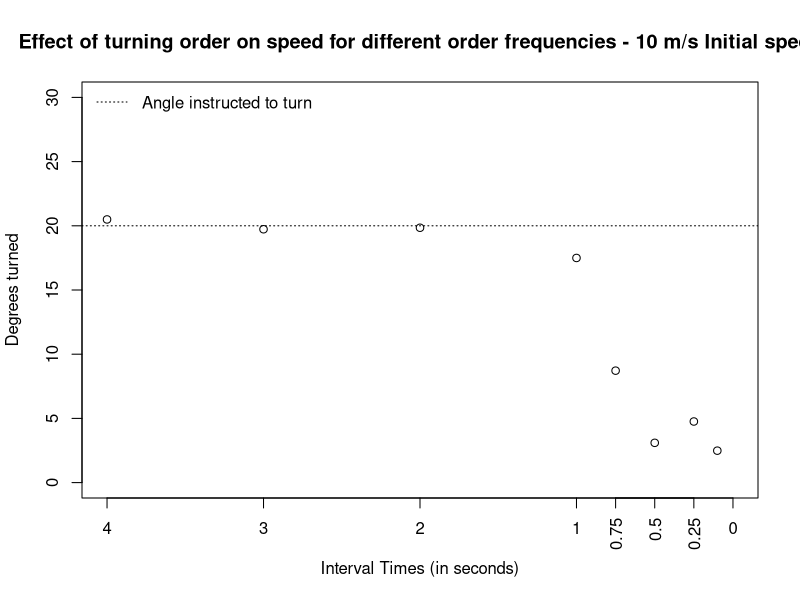

Generate this figure with R:
# Set the working directory
setwd("/Users/mac/Desktop/Programming/COMP9596//DroneData")
require(splines) #thx @Chase for the notice

rad2deg <- function(rad) {(rad * 180) / (pi)}

# Read the data
data1 <- read.csv(file="freq1.csv", header=TRUE, sep=",")
data2 <- read.csv(file="freq2.csv", header=TRUE, sep=",")
data3 <- read.csv(file="freq3.csv", header=TRUE, sep=",")
data4 <- read.csv(file="freq4.csv", header=TRUE, sep=",")
data5 <- read.csv(file="freq5.csv", header=TRUE, sep=",")
data6 <- read.csv(file="freq6.csv", header=TRUE, sep=",")
data7 <- read.csv(file="freq7.csv", header=TRUE, sep=",")
data8 <- read.csv(file="freq8.csv", header=TRUE, sep=",")
data9 <- read.csv(file="freq9.csv", header=TRUE, sep=",")

data <- rbind(data1, data2, data3, data4, data5, data6, data7, data8, data9)

# Convert date column to Date object
data$Date <- as.POSIXct(data$Date)

# Extract the data from column name to plot
data.toPlot <- data

# Calculate the difference of each time point to the first (in seconds)
data.toPlot$TimeDiff <- data.toPlot$Date - data.toPlot$Date[1]

# Since TimeDiff is a time/date object, convert it to a numeric and store this as an extra column in data frame
data.toPlot$TimeDiffValue <- as.numeric(data.toPlot$TimeDiff)

# Multiple current and voltage to get Power
data.toPlot$Power <- as.double(-(data.toPlot$Current/1000) * data.toPlot$Voltage/1000)

#Get Mangnitude of Velocity
data.toPlot$Velocity <- sqrt(data.toPlot$VelocityX^2 + data.toPlot$VelocityY^2 + data.toPlot$VelocityZ^2)
data.toPlot$Mean <- mean(data.toPlot$Power)
data.toPlot$TanDirection = rad2deg(atan(data.toPlot$VelocityY/data.toPlot$VelocityX))
is.nan.data.frame <- function(x)
  do.call(cbind, lapply(x, is.nan))

data.toPlot$TanDirection[is.nan(data.toPlot$TanDirection)] <- 90

data.toPlot$TanDirection[data.toPlot$TanDirection < 0] <- 180 + (data.toPlot$TanDirection[data.toPlot$TanDirection < 0])


t0 = data.toPlot[data.toPlot$Method == '5',]$TanDirection
t1 = data.toPlot[data.toPlot$Method == '4',]$TanDirection
t2 = data.toPlot[data.toPlot$Method == '3',]$TanDirection
t3 = data.toPlot[data.toPlot$Method == '2',]$TanDirection
t4 = data.toPlot[data.toPlot$Method == '1',]$TanDirection
t5 = data.toPlot[data.toPlot$Method == '0.75',]$TanDirection
t6 = data.toPlot[data.toPlot$Method == '0.5',]$TanDirection
t7 = data.toPlot[data.toPlot$Method == '0.25',]$TanDirection
t8 = data.toPlot[data.toPlot$Method == '0.1',]$TanDirection


r0 = max(t0) - min(t0)
r1 = max(t1) - min(t1)
r2 = max(t2) - min(t2)
r3 = max(t3) - min(t3)
r4 = max(t4) - min(t4)
r5 = max(t5) - min(t5)
r6 = max(t6) - min(t6)
r7 = max(t7) - min(t7)
r8 = max(t8) - min(t8)


#dY <- diff(data.toPlot$Velocity)/diff(data.toPlot$TimeDiffValue)  # the derivative of your function
#dX <- rowMeans(embed(data.toPlot$TimeDiffValue,2)) # centers the X values for plotting

ppi <- 200
#png(file=paste("10MsAngles", ".png", sep=""), height=7*ppi, width=9*ppi, res=ppi)

#write.csv(data.toPlotFinal, file="FirstRev.csv")
y2 = c(r1, r2, r3, r4, r5, r6, r7, r8)
x2 = c('4', '3','2','1', '0.75', '0.5', '0.25', '0.1')

plot(y=y2, x=x2, xlim=c(4,0), type="p",col="black", lwd="1", ylab="Degrees turned", xlab="Interval Times (in seconds)", ylim=c(0, 30),
     main="Effect of turning order on speed for different order frequencies - 10 m/s Initial speed")
axis(1, at = seq(.25, .75, .25), labels = seq(.25, .75, .25), las=2)
abline(a=20, b=0, lty =3)

legend("topleft", legend=c("Angle instructed to turn"), bty="n", lty=3, lwd=1)

#dev.off()
print(r1)
print(r2)
print(r3)
print(r4)
print(r5)
print(r6)
print(r7)
print(r8)
